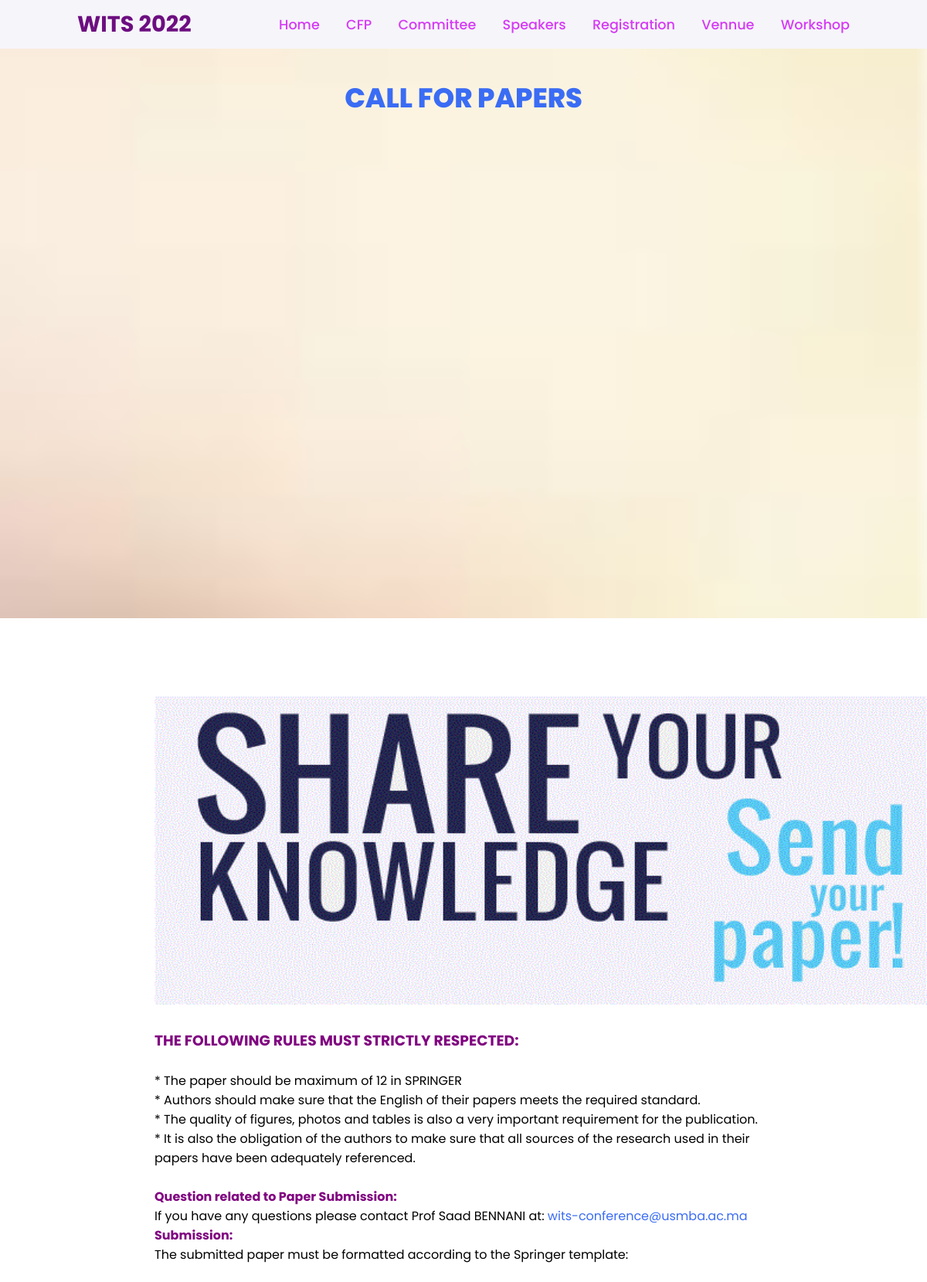
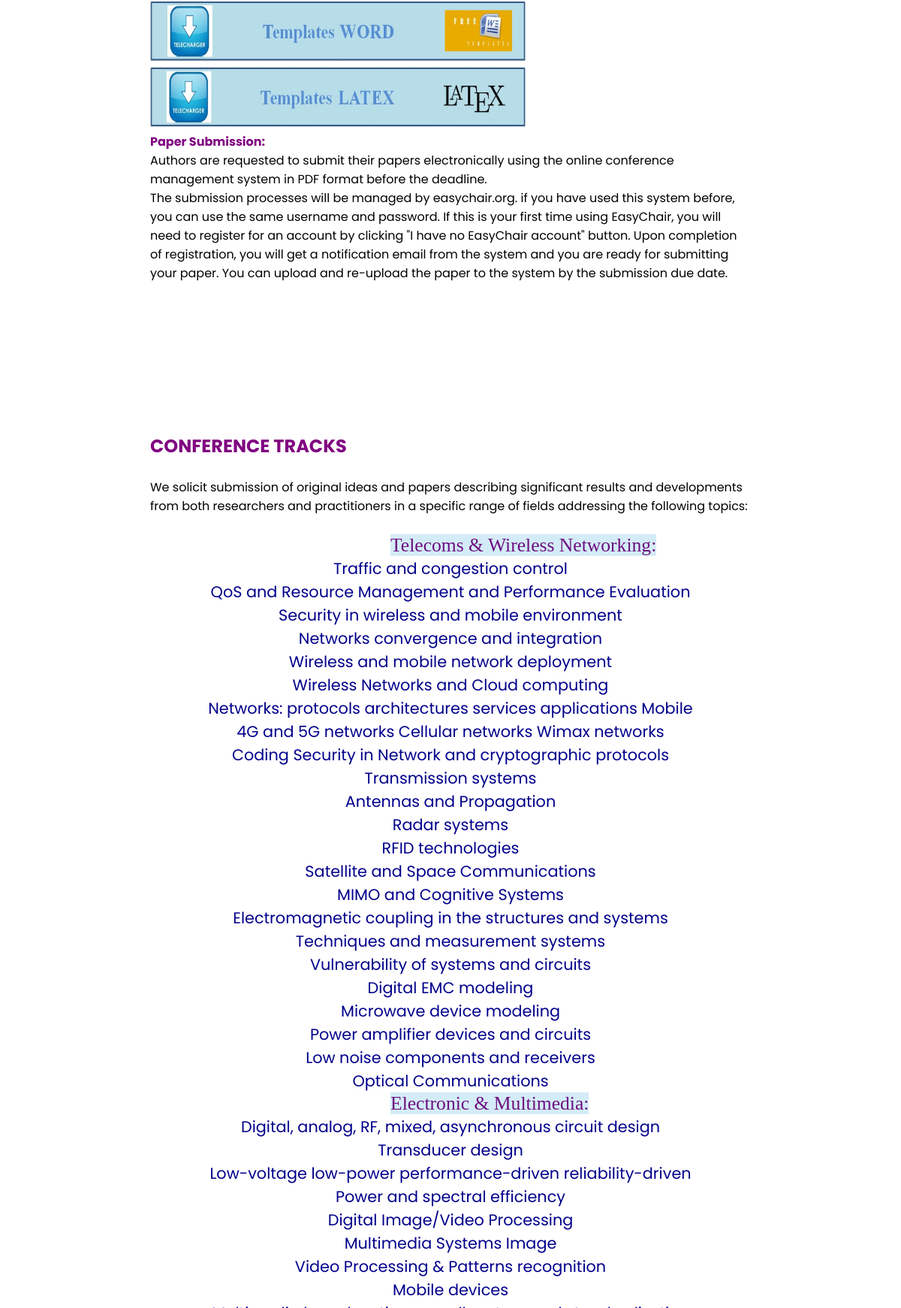
The page /cfp.php (upper part) on the database its author committed (2 pictures, top to bottom).
### tables this page shows
CREATE TABLE `topic` (
  `id_top` int(11) NOT NULL,
  `libelle_top` char(100) NOT NULL,
  `ref_conf` int(11) NOT NULL
);

CREATE TABLE `element` (
  `id_elemt` int(11) NOT NULL,
  `id_top` int(11) NOT NULL,
  `libelle_element` char(100) DEFAULT NULL
);

### cfp.php (the view, shortened to what this page needs)
<!DOCTYPE html>
<html lang="en">
<head>
    <link rel="stylesheet" href="conf-style.css">
    <link rel="stylesheet" href="https://cdnjs.cloudflare.com/ajax/libs/font-awesome/6.0.0/css/all.min.css">
</head>
<body>
    <header>
        <span class="logo">Wits 2022 </span>
        <nav class="navigation">
            <a href="home.php">Home</a>
            <a href="cfp.php">CFP</a>
            <a href="committee.php">Committee</a>
            <a href="speakers.php">Speakers</a>
            <a href="registration.php">Registration</a>
            <a href="venue.php">Vennue</a>
            <a href="workshop.php">Workshop</a>
        </nav>
    </header>
    <section class="topic">
<h2 class="title">CALL FOR PAPERS</h2> <br>
</section>
<section>
<img border="0" src="imgs/C4P.gif" width="1000 px " height="400 px "> <br> <br>
<h3 class="head">THE FOLLOWING RULES MUST STRICTLY RESPECTED:</h3> <br>
<p class="text">
* The paper should be maximum of 12 in SPRINGER <br>
* Authors should make sure that the English of their papers meets the required standard. <br>
* The quality of figures, photos and tables is also a very important requirement for the publication.  <br>
* It is also the obligation of the authors to make sure that all sources of the research used in their papers have been adequately referenced. <br>
</p> <br>
<h4 class="head"> Question related to Paper Submission:</h4>
<p>If you have any questions please contact Prof Saad BENNANI at:
<span class="email">wits-conference@usmba.ac.ma</span>
</p>
<h4 class="head">Submission:</h4>
<p class = "text">The submitted paper must be formatted according to the Springer template:</p> <br>
<a href="imgs/word.zip" target="_blank"><img border="0" src="imgs/templ_word.jpg" width="500" height="80"> </a>
<a href="imgs/latex.zip" target="_blank"><img border="0" src="imgs/templ_latex.jpg" width="500" height="80"> </a> <br>
<h4 class="head">Paper Submission:</h4>
<p class="text" >Authors are requested to submit their papers electronically using the online conference management system in PDF format before the deadline. <br>The submission processes will be managed by easychair.org. if you have used this system before, you can use the same username and password. If this is your first time using EasyChair, you will need to register for an account by clicking "I have no EasyChair account" button. Upon completion of registration, you will get a notification email from the system and you are ready for submitting your paper. You can upload and re-upload the paper to the system by the submission due date.</p>
</section>
<section class="conference tracks">
<h2 class = "head">CONFERENCE TRACKS</h2> <br>
<p class="text">We solicit submission of original ideas and papers describing significant results and developments from both researchers and practitioners in a specific range of fields addressing the following topics:</p>
<br>
    <div class="contents">
    <?php
    try {
        $pdo=new PDO("mysql:host=localhost;dbname=gestionconference","root","");
        $pdo->setAttribute(PDO::ATTR_ERRMODE, PDO::ERRMODE_EXCEPTION);
    } catch (PDOException $e) {
        die("error: could not connect". $e->getMessage());
    }
    try{
    $sql="select id_top ,libelle_top  from topic ";
    $result=$pdo->query($sql);
    while($row=$result->fetch()){
    echo"<span class=top>".$row[1].": </span> ";
    echo"<br>" ;
    $sqlD="select  libelle_element from element where id_top=".$row[0];
    $resultD=$pdo->query($sqlD);
    while($element=$resultD->fetch()){
                echo"<p class=elementt>".$element[0]."</p>";
    }
    }
}
catch (PDOException $e) {
    die("error: could not connect". $e->getMessage());
}
?>
</section>
</body>
</html>

### conf-style.css (style rules this page uses)
* { font-family: 'Poppins', sans-serif; margin: 0; padding: 0; box-sizing: border-box; scroll-behavior: smooth; }
a { text-decoration: none; }
header { background-color: #f6f5fa; width: 100%; position: fixed; z-index: 999; display: flex; justify-content: space-between; align-items: center; padding: 10px 100px; }
.logo { color: #6d0e80; text-transform: uppercase; font-weight: 700; font-size: 1.8em; }
.navigation a { color: #d53af4; font-size: 1.1em; font-weight: 500; padding-left: 30px; }
section { padding: 100px 200px; }
.title { display: flex; justify-content: center; color: #3a6cf4; font-size: 2.2em; font-weight: 800; margin-bottom: 30px; }
.head { color: purple; }
.topic { width: 100%; min-height: 100vh; background: url(imgs/call4.jpg ) no-repeat; background-size: cover; background-position: center; background-attachment: fixed; }
.elementt { font-weight: 500px; font-size: 1.3em; color: darkblue; text-align: center; text-decoration: none; }
.email { color: #3a6cf4; }
.top { text-align: center; margin-left: 40%; font-weight: 900px; font-size: 1.6em; font-family: Georgia, 'Times New Roman', Times, serif; color: #6d0e80; background-color: rgb(212, 236, 247); }

### rows shown on the page
topic: libelle_top "Telecoms & Wireless Networking"
element: libelle_element "Traffic and congestion control"
element: libelle_element "QoS and Resource Management and Performance Evaluation"
element: libelle_element "Security in wireless and mobile environment"
element: libelle_element "Networks convergence and integration"
element: libelle_element "Wireless and mobile network deployment"
element: libelle_element "Wireless Networks and Cloud computing"
element: libelle_element "Networks: protocols architectures services applications Mobile"
element: libelle_element "4G and 5G networks Cellular networks Wimax networks"
element: libelle_element "Coding Security in Network and cryptographic protocols"
element: libelle_element "Transmission systems"
element: libelle_element "Antennas and Propagation"
element: libelle_element "Radar systems"
element: libelle_element "RFID technologies"
element: libelle_element "Satellite and Space Communications"
element: libelle_element "MIMO and Cognitive Systems"
element: libelle_element "Electromagnetic coupling in the structures and systems"
element: libelle_element "Techniques and measurement systems"
element: libelle_element "Vulnerability of systems and circuits"
element: libelle_element "Digital EMC modeling"
element: libelle_element "Microwave device modeling"
element: libelle_element "Power amplifier devices and circuits"
element: libelle_element "Low noise components and receivers"
element: libelle_element "Optical Communications"
topic: libelle_top "Electronic & Multimedia"
element: libelle_element "Digital, analog, RF, mixed, asynchronous circuit design"
element: libelle_element "Transducer design"
element: libelle_element "Low-voltage low-power performance-driven reliability-driven"
element: libelle_element "Power and spectral efficiency"
element: libelle_element "Digital Image/Video Processing"
element: libelle_element "Multimedia Systems Image"
element: libelle_element "Video Processing & Patterns recognition"
element: libelle_element "Mobile devices"
